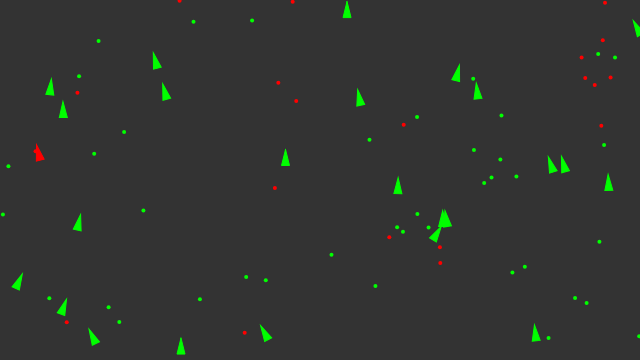
Frame 1 (no input)
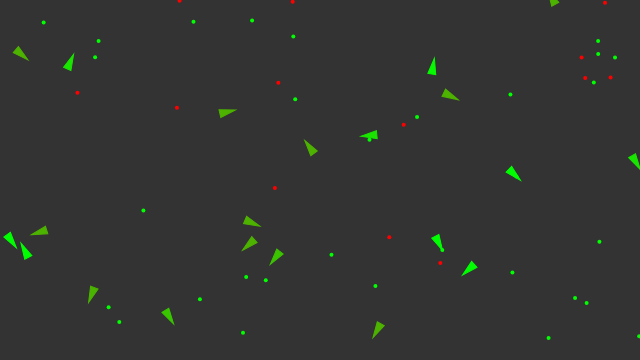
Frame 60 (no input)
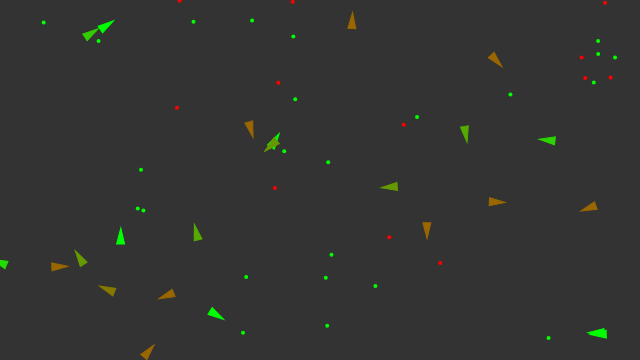
Frame 120 (the mouse pressed at the canvas centre since frame 60)

The p5.js sketch that drew these frames (run headless with seeded random() and noise() and a simulated clock; from frame 60 on, the mouse is pressed at the canvas centre):

// p5.js sketch
// ── sketch.js
var vehicles = [];
var food = [];
var poison = [];

var debug;

function setup() {
    createCanvas(640, 360);
    for (var i = 0; i < 25; i++) {
        var x = random(width);
        var y = random(height);
        vehicles[i] = new Vehicle(x, y);
    }

    for (var i = 0; i < 40; i++) {
        var x = random(width);
        var y = random(height);
        food.push(createVector(x, y));
    }

    for (var i = 0; i < 20; i++) {
        var x = random(width);
        var y = random(height);
        poison.push(createVector(x, y));
    }

    debug = createCheckbox();
}

function mouseDragged() {
    vehicles.push(new Vehicle(mouseX, mouseY));
}

function draw() {
    background(51);

    if (random(1) < 0.1) {
        var x = random(width);
        var y = random(height);
        food.push(createVector(x, y));
    }

    if (random(1) < 0.01) {
        var x = random(width);
        var y = random(height);
        poison.push(createVector(x, y));
    }

    for (var i = 0; i < food.length; i++) {
        fill(0, 255, 0);
        noStroke();
        ellipse(food[i].x, food[i].y, 4, 4);
    }

    for (var i = 0; i < poison.length; i++) {
        fill(255, 0, 0);
        noStroke();
        ellipse(poison[i].x, poison[i].y, 4, 4);
    }

    for (var i = vehicles.length - 1; i >= 0; i--) {
        vehicles[i].boundaries();
        vehicles[i].behaviors(food, poison);
        vehicles[i].update();
        vehicles[i].display();

        var newVehicle = vehicles[i].clone();
        if (newVehicle != null) {
            vehicles.push(newVehicle);
        }

        if (vehicles[i].dead()) {
            var x = vehicles[i].position.x;
            var y = vehicles[i].position.y;
            food.push(createVector(x, y));
            vehicles.splice(i, 1);
        }
    }
}

// ── vehicle.js
var mr = 0.01;

class Vehicle {
    constructor(x, y, dna) {
        this.acceleration = createVector(0, 0);
        this.velocity = createVector(0, -2);
        this.position = createVector(x, y);
        this.r = 4;
        this.maxspeed = 5;
        this.maxforce = 0.5;

        this.health = 1;

        this.dna = [];
        if (dna === undefined) {
            // Food weight
            this.dna[0] = random(-2, 2);
            // Poison weight
            this.dna[1] = random(-2, 2);
            // Food perception
            this.dna[2] = random(0, 100);
            // Poision Percepton
            this.dna[3] = random(0, 100);
        } else {
            // Mutation
            this.dna[0] = dna[0];
            if (random(1) < mr) {
                this.dna[0] += random(-0.1, 0.1);
            }
            this.dna[1] = dna[1];
            if (random(1) < mr) {
                this.dna[1] += random(-0.1, 0.1);
            }
            this.dna[2] = dna[2];
            if (random(1) < mr) {
                this.dna[2] += random(-10, 10);
            }
            this.dna[3] = dna[3];
            if (random(1) < mr) {
                this.dna[3] += random(-10, 10);
            }
        }

        // Method to update location
        this.update = function () {
            this.health -= 0.005;

            // Update velocity
            this.velocity.add(this.acceleration);
            // Limit speed
            this.velocity.limit(this.maxspeed);
            this.position.add(this.velocity);
            // Reset accelerationelertion to 0 each cycle
            this.acceleration.mult(0);
        };

        this.applyForce = function (force) {
            // We could add mass here if we want A = F / M
            this.acceleration.add(force);
        };

        this.behaviors = function (good, bad) {
            var steerG = this.eat(good, 0.2, this.dna[2]);
            var steerB = this.eat(bad, -1, this.dna[3]);

            steerG.mult(this.dna[0]);
            steerB.mult(this.dna[1]);

            this.applyForce(steerG);
            this.applyForce(steerB);
        };

        this.clone = function () {
            if (random(1) < 0.002) {
                return new Vehicle(this.position.x, this.position.y, this.dna);
            } else {
                return null;
            }
        };

        this.eat = function (list, nutrition, perception) {
            var record = Infinity;
            var closest = null;
            for (var i = list.length - 1; i >= 0; i--) {
                var d = this.position.dist(list[i]);

                if (d < this.maxspeed) {
                    list.splice(i, 1);
                    this.health += nutrition;
                } else {
                    if (d < record && d < perception) {
                        record = d;
                        closest = list[i];
                    }
                }
            }

            // This is the moment of eating!
            if (closest != null) {
                return this.seek(closest);
            }

            return createVector(0, 0);
        };

        // A method that calculates a steering force towards a target
        // STEER = DESIRED MINUS VELOCITY
        this.seek = function (target) {
            var desired = p5.Vector.sub(target, this.position); // A vector pointing from the location to the target

            // Scale to maximum speed
            desired.setMag(this.maxspeed);

            // Steering = Desired minus velocity
            var steer = p5.Vector.sub(desired, this.velocity);
            steer.limit(this.maxforce); // Limit to maximum steering force

            return steer;
            //this.applyForce(steer);
        };

        this.dead = function () {
            return this.health < 0;
        };

        this.display = function () {
            // Draw a triangle rotated in the direction of velocity
            var angle = this.velocity.heading() + PI / 2;

            push();
            translate(this.position.x, this.position.y);
            rotate(angle);

            if (debug.checked()) {
                strokeWeight(3);
                stroke(0, 255, 0);
                noFill();
                line(0, 0, 0, -this.dna[0] * 25);
                strokeWeight(2);
                ellipse(0, 0, this.dna[2] * 2);
                stroke(255, 0, 0);
                line(0, 0, 0, -this.dna[1] * 25);
                ellipse(0, 0, this.dna[3] * 2);
            }

            var gr = color(0, 255, 0);
            var rd = color(255, 0, 0);
            var col = lerpColor(rd, gr, this.health);

            fill(col);
            stroke(col);
            strokeWeight(1);
            beginShape();
            vertex(0, -this.r * 2);
            vertex(-this.r, this.r * 2);
            vertex(this.r, this.r * 2);
            endShape(CLOSE);

            pop();
        };

        this.boundaries = function () {
            var d = 25;

            var desired = null;

            if (this.position.x < d) {
                desired = createVector(this.maxspeed, this.velocity.y);
            } else if (this.position.x > width - d) {
                desired = createVector(-this.maxspeed, this.velocity.y);
            }

            if (this.position.y < d) {
                desired = createVector(this.velocity.x, this.maxspeed);
            } else if (this.position.y > height - d) {
                desired = createVector(this.velocity.x, -this.maxspeed);
            }

            if (desired !== null) {
                desired.normalize();
                desired.mult(this.maxspeed);
                var steer = p5.Vector.sub(desired, this.velocity);
                steer.limit(this.maxforce);
                this.applyForce(steer);
            }
        };
    }
}
